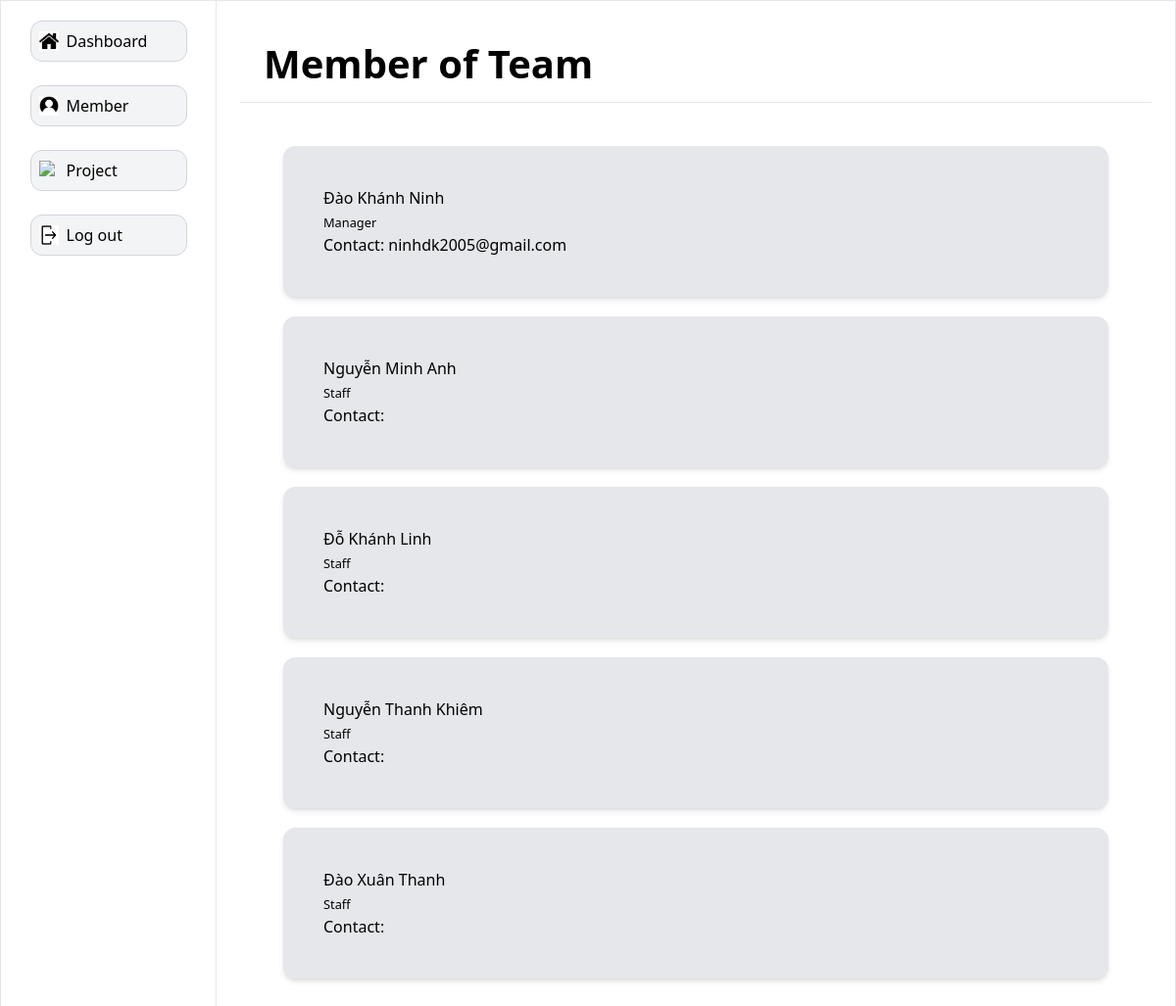
The page /member/ on the database as committed earlier.
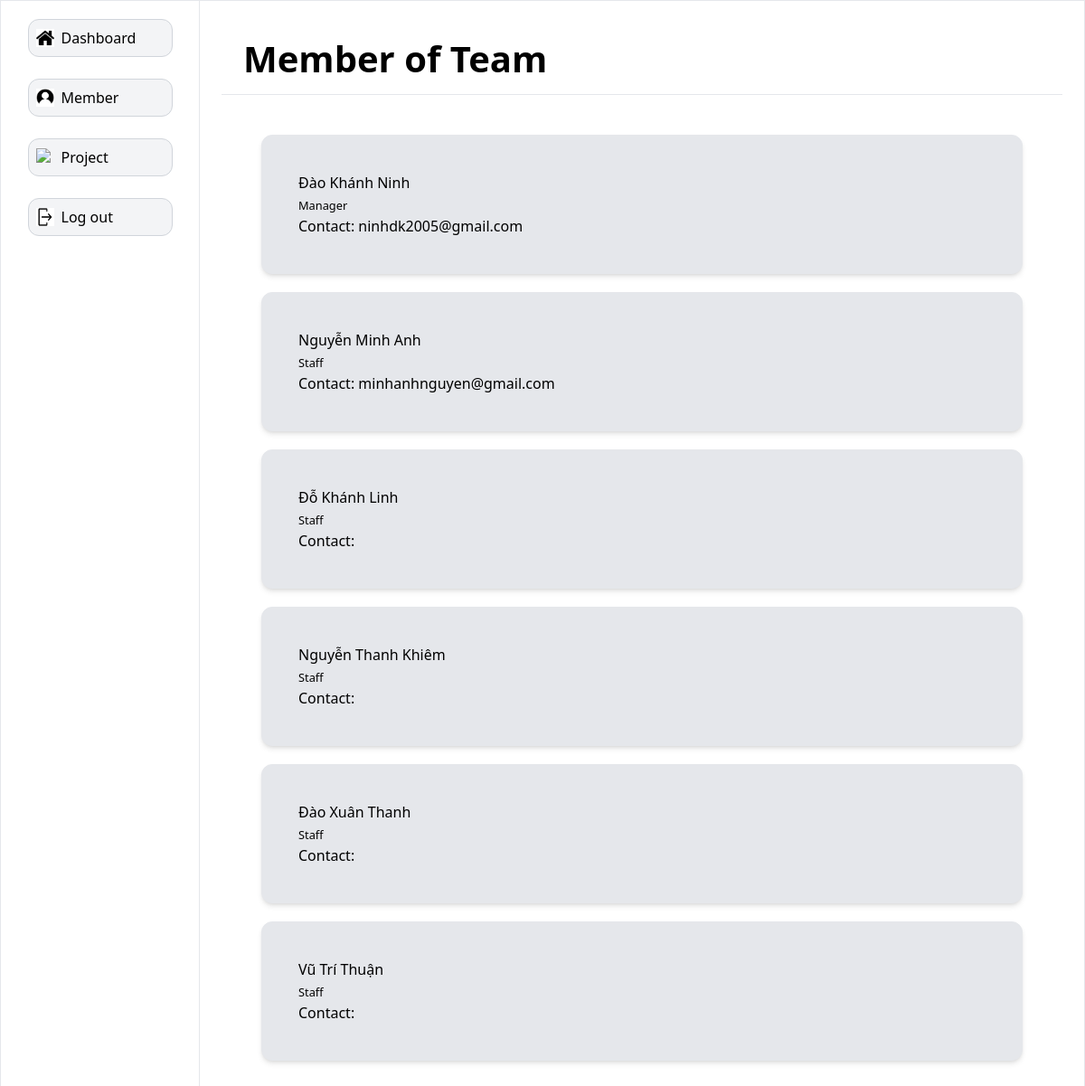
The same page on the database as committed later.
### main/models.py (models this page shows, shortened)
class Users(AbstractUser):
    gender_dict = {
        'Male': 'Male',
        'Female': 'Female'
    }
    role_dict = {
        'Manager': 'Manager',
        'Staff': 'Staff'
    }
    full_name = models.CharField(max_length=100, blank=True, null=True)
    role = models.CharField(max_length=20, blank=True, null=True, choices=role_dict)
    gender = models.CharField(max_length=50, blank=True, null=True, choices=gender_dict)
    date_of_birth = models.DateTimeField(blank=True, null=True)

### main/views.py (the view)
# urls.py: path('member/', views.member, name='member'),
def member(request):
    current_user = Users.objects.filter(id=request.user.id)
    other_users = Users.objects.exclude(id=request.user.id)
    users = list(current_user) + list(other_users)
    context = {'users': users}
    return render(request, 'main/member.html', context=context)

### main/templates/main/member.html (shortened to what this page needs)
{% extends 'side_bar_member.html' %}
{% load static %}
{% block content %}
<div class="bg-white-200 items-center border-b border-b-gray-200 flex px-6 h-[80px] flex justify-between">
    <div><h1 class="text-[40px] font-bold">Member of Team</h1></div>
</div>
<div class="col-start-2 row-start-2 overflow-y-scroll p-6 h-[calc(100vh-200px)]">
    {% for user in users %}
        <div class="flex justify-between border border-gray-200 w-auto m-[20px] rounded-xl p-10 bg bg-gray-200 shadow-md transition delay-150 duration-300 ease-in-out hover:bg-gray-300 hover:scale-100">
            <div>
                <h3>{{ user.full_name }}</h3>
                <small>{{ user.role }}</small>
                <h3>Contact: {{ user.email }}</h3>
            </div>
        </div>
    {% endfor %}
</div>
{% endblock %}

Rows that differ between the two databases and show on the page:
changed Users "Nguyễn Minh Anh": email (not shown) → "minhanhnguyen@gmail.com"
added Users: full_name "Vũ Trí Thuận", role "Staff"
